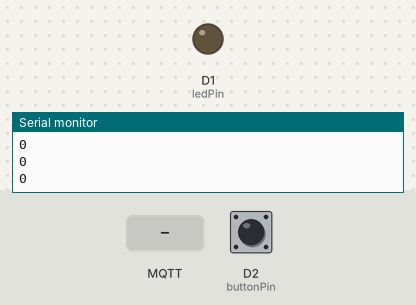
The sketch below on a simulated ESP8266 (NodeMCU). Shown: output pins drawn as LEDs (lit = HIGH), the last lines printed to the serial monitor. Inputs (shaded band) come from the test bench; at power-on: D2 (buttonPin) LOW. WiFi joins after 1.5 s; servers stay silent unless stated; no MQTT or app messages arrive unless stated.

Above: at 2.7 s.
2.8 s: MQTT message "1" arrives on the first subscribed topic
At 3.7 s:
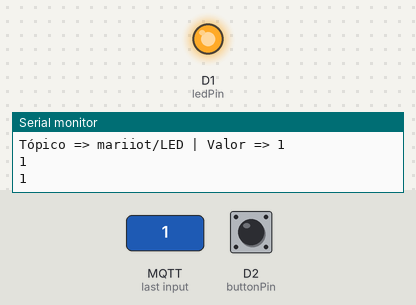
4.5 s: D2 (buttonPin) pulled HIGH for 3.2 s
At 8.5 s:
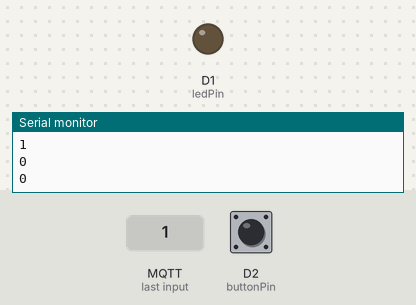
9.2 s: MQTT message "on" arrives on the first subscribed topic
11.0 s: D2 (buttonPin) pulled HIGH for 0.3 s
At 12.7 s:
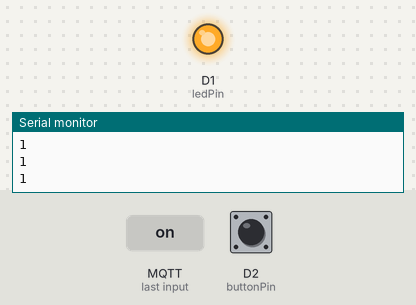
13.0 s: D2 (buttonPin) pulled HIGH for 1 s
At 14.4 s:
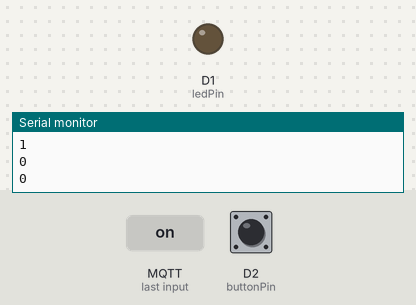
15.5 s: MQTT message "off" arrives on the first subscribed topic
Timing chart, 0 to 18.0 s (numbered marks = the images above; inputs shaded):
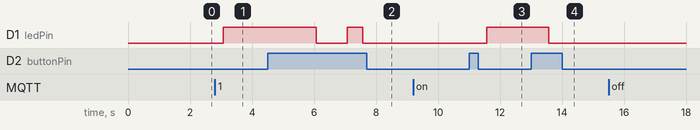

The sketch:

sketch_pushbutton_led_mqtt.ino
```cpp
// Libs
#include <ESP8266WiFi.h>
#include <PubSubClient.h>

// Vars
const char* SSID = "testeiot"; // rede wifi
const char* PASSWORD = "mkuchida"; // senha da rede wifi

const char* BROKER_MQTT = "iot.eclipse.org"; // ip/host do broker
int BROKER_PORT = 1883; // porta do broker

const int ledPin = D1; //led attached to this pin
const int buttonPin = D2; //push button attached to this pin

int buttonState = LOW; //this variable tracks the state of the button, low if not pressed, high if pressed
int ledState = -1; //this variable tracks the state of the LED, negative if off, positive if on

long lastDebounceTime = 0;  // the last time the output pin was toggled
long debounceDelay = 500;    // the debounce time; increase if the output flickers

// prototypes
void initPins();
void initSerial();
void initWiFi();
void initMQTT();

WiFiClient espClient;
PubSubClient MQTT(espClient); // instancia o mqtt

// setup
void setup() {
  initPins();
  initSerial();
  initWiFi();
  initMQTT();
}

void loop() {
  if (!MQTT.connected()) {
    reconnectMQTT();
  }
  recconectWiFi();
  MQTT.loop();
  buttonState = digitalRead(buttonPin);
 Serial.println(digitalRead(D1));
      delay(500);
  //filter out any noise by setting a time buffer
  if ( (millis() - lastDebounceTime) > debounceDelay) {

    //if the button has been pressed, lets toggle the LED from "off to on" or "on to off"
    if ( (buttonState == HIGH) && (ledState < 0) ) {

      digitalWrite(ledPin, HIGH); //turn LED on
      ledState = -ledState; //now the LED is on, we need to change the state
      lastDebounceTime = millis(); //set the current time
      /*Serial.println(digitalRead(D1));
      delay(500);*/
    }
    else if ( (buttonState == HIGH) && (ledState > 0) ) {

      digitalWrite(ledPin, LOW); //turn LED off
      ledState = -ledState; //now the LED is off, we need to change the state
      lastDebounceTime = millis(); //set the current time
      /*Serial.println(digitalRead(D1));
      delay(500);*/
    }//close if/else

  }//close if(time buffer)

}

// implementacao dos prototypes

void initPins() {
  pinMode(buttonPin, INPUT);
  pinMode(D1, OUTPUT);//inicialmente D5
  digitalWrite(D1, 0);
}

void initSerial() {
  Serial.begin(115200);
}
void initWiFi() {
  delay(10);
  Serial.println("Conectando-se em: " + String(SSID));

  WiFi.begin(SSID, PASSWORD);
  while (WiFi.status() != WL_CONNECTED) {
    delay(100);
    Serial.print(".");
  }
  Serial.println();
  Serial.print("Conectado na Rede " + String(SSID) + " | IP => ");
  Serial.println(WiFi.localIP());
}

// Funcão para se conectar ao Broker MQTT
void initMQTT() {
  MQTT.setServer(BROKER_MQTT, BROKER_PORT);
  MQTT.setCallback(mqtt_callback);
}

//Função que recebe as mensagens publicadas
void mqtt_callback(char* topic, byte* payload, unsigned int length) {

  String message;
  for (int i = 0; i < length; i++) {
    char c = (char)payload[i];
    message += c;
  }
  Serial.println("Tópico => " + String(topic) + " | Valor => " + String(message));
  if (message == "1") {
    digitalWrite(D1, 1);
  } else {
    digitalWrite(D1, 0);
  }
  Serial.flush();
}

void reconnectMQTT() {
  while (!MQTT.connected()) {
    Serial.println("Tentando se conectar ao Broker MQTT: " + String(BROKER_MQTT));
    if (MQTT.connect("ESP8266-ESP12-E")) {
      Serial.println("Conectado");
      MQTT.subscribe("mariiot/LED");

    } else {
      Serial.println("Falha ao Reconectar");
      Serial.println("Tentando se reconectar em 2 segundos");
      delay(2000);
    }
  }
}

void recconectWiFi() {
  while (WiFi.status() != WL_CONNECTED) {
    delay(100);
    Serial.print(".");
  }
}
```

Measured:
- after the input at 2.8 s, D1 (ledPin): LOW → HIGH after 0.27 s
- after the input at 4.5 s, D1 (ledPin): HIGH → LOW after 1.6 s, → HIGH 1.0 s later, → LOW 0.50 s later
- after the input at 11.0 s, D1 (ledPin): LOW → HIGH after 0.57 s
- after the input at 13.0 s, D1 (ledPin): HIGH → LOW after 0.58 s
